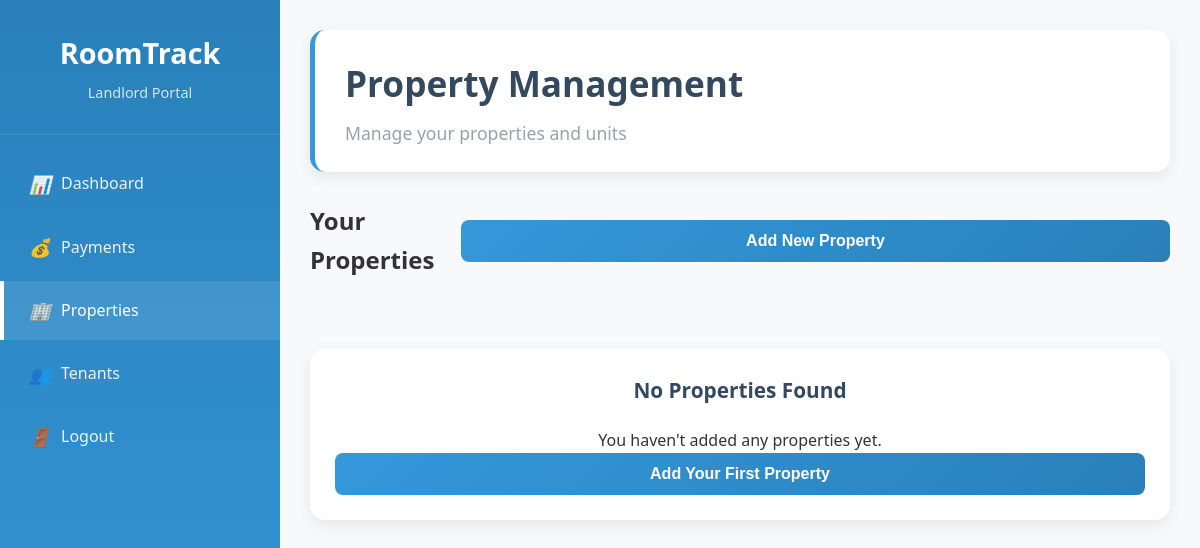
The page /landlord/properties (signed in) on the database as committed earlier.
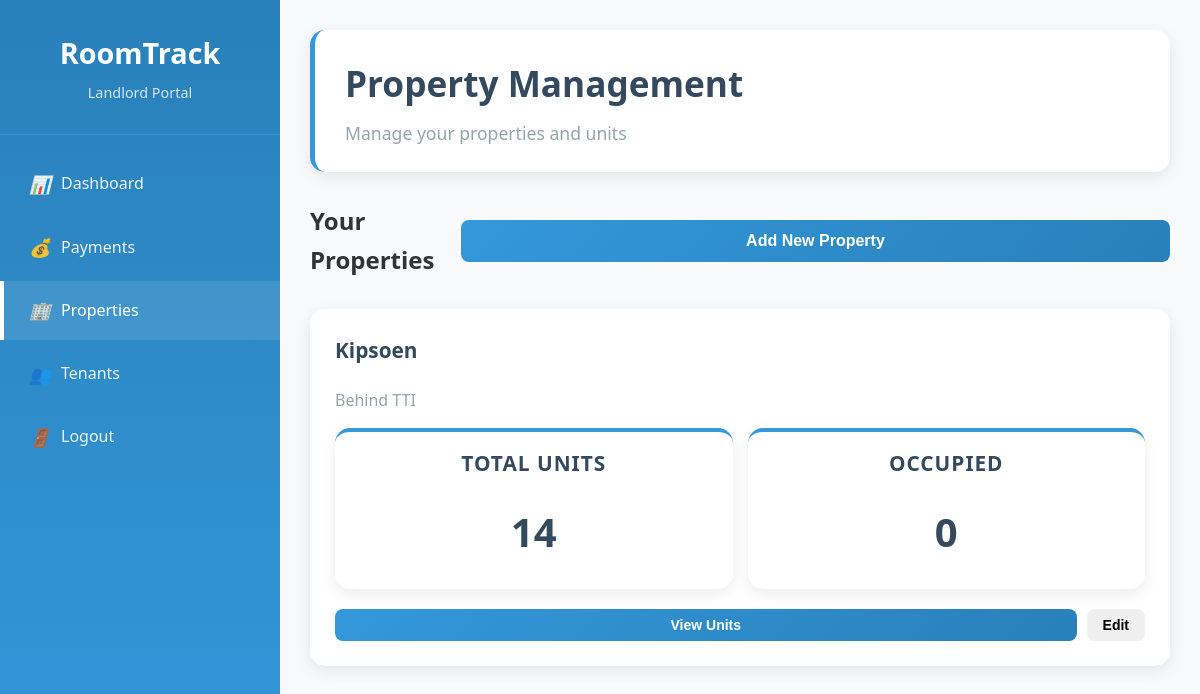
The same page on the database as committed later.
### models.py (models this page shows)
class Property(db.Model):
    id = db.Column(db.Integer, primary_key=True)
    name = db.Column(db.String(200), nullable=False)
    address = db.Column(db.Text, nullable=False)
    total_units = db.Column(db.Integer, nullable=False)
    occupied_units = db.Column(db.Integer, default=0)
    landlord_id = db.Column(db.Integer, db.ForeignKey('user.id'), nullable=False)
    created_at = db.Column(db.DateTime, default=datetime.utcnow)
    units = db.relationship('Unit', backref='property', lazy=True, cascade='all, delete-orphan')

### app.py (the view)
@app.route('/landlord/properties')
@login_required
def landlord_properties():
    if current_user.role != 'landlord':
        return redirect(url_for('index'))
    properties = Property.query.filter_by(landlord_id=current_user.id).all()
    return render_template('landlord/properties.html', properties=properties)

### app.py (called while the page is built)
@login_manager.user_loader
def load_user(user_id):
    return User.query.get(int(user_id))

### templates/landlord/properties.html (shortened to what this page needs)
<!DOCTYPE html>
<html lang="en">
<head>
    <link rel="stylesheet" href="{{ url_for('static', filename='css/style.css') }}">
</head>
<body>
    <div class="dashboard">
        <div class="sidebar">
            <div class="sidebar-header">
                <h2>RoomTrack</h2>
                <p>Landlord Portal</p>
            </div>
            <ul class="sidebar-nav">
                <li><a href="{{ url_for('landlord_dashboard') }}"><i>📊</i> Dashboard</a></li>
                <li><a href="{{ url_for('landlord_payments') }}"><i>💰</i> Payments</a></li>
                <li><a href="#" class="active"><i>🏢</i> Properties</a></li>
                <li><a href="{{ url_for('landlord_tenants') }}"><i>👥</i> Tenants</a></li>
                <li><a href="{{ url_for('logout') }}"><i>🚪</i> Logout</a></li>
            </ul>
        </div>
        <div class="main-content">
            <div class="header">
                <h1>Property Management</h1>
                <p>Manage your properties and units</p>
            </div>
            <div style="display: flex; justify-content: space-between; align-items: center; margin-bottom: 30px;">
                <h2>Your Properties</h2>
                <button class="btn btn-primary" onclick="openCreatePropertyModal()">Add New Property</button>
            </div>
            <div class="stats-grid">
                {% for property in properties %}
                <div class="card">
                    <h3>{{ property.name }}</h3>
                    <p style="color: var(--gray); margin-bottom: 15px;">{{ property.address }}</p>
                    <div style="display: grid; grid-template-columns: 1fr 1fr; gap: 15px; margin-bottom: 20px;">
                        <div class="stat-card" style="padding: 15px;">
                            <h3>Total Units</h3>
                            <div class="number">{{ property.total_units }}</div>
                        </div>
                        <div class="stat-card" style="padding: 15px;">
                            <h3>Occupied</h3>
                            <div class="number">{{ property.occupied_units }}</div>
                        </div>
                    </div>
                    <div style="display: flex; gap: 10px;">
                        <button class="btn btn-primary btn-sm">View Units</button>
                        <button class="btn btn-sm">Edit</button>
                    </div>
                </div>
                {% endfor %}
            </div>
            {% if not properties %}
            <div class="card text-center">
                <h3>No Properties Found</h3>
                <p>You haven't added any properties yet.</p>
                <button class="btn btn-primary" onclick="openCreatePropertyModal()">Add Your First Property</button>
            </div>
            {% endif %}
        </div>
    </div>
</body>
</html>

### static/css/style.css (style rules this page uses)
:root { --primary-blue: #3498db; --dark-blue: #2980b9; --light-blue: #ecf0f1; --white: #ffffff; --gray: #95a5a6; --dark-gray: #34495e; --success: #27ae60; --warning: #f39c12; --danger: #e74c3c; --light-gray: #f8f9fa; }
* { margin: 0; padding: 0; box-sizing: border-box; }
body { font-family: 'Segoe UI', Tahoma, Geneva, Verdana, sans-serif; background-color: var(--light-gray); color: #333; line-height: 1.6; }
.btn { padding: 12px 30px; border: none; border-radius: 8px; font-size: 16px; font-weight: 600; cursor: pointer; transition: all 0.3s ease; text-decoration: none; display: inline-flex; align-items: center; justify-content: center; gap: 8px; }
.btn-primary { background: linear-gradient(135deg, var(--primary-blue), var(--dark-blue)); color: var(--white); width: 100%; }
.btn-sm { padding: 8px 16px; font-size: 14px; }
.dashboard { display: flex; min-height: 100vh; }
.sidebar { width: 280px; background: linear-gradient(180deg, var(--dark-blue), var(--primary-blue)); color: var(--white); padding: 0; position: fixed; height: 100vh; overflow-y: auto; }
.sidebar-header { padding: 30px 25px; border-bottom: 1px solid rgba(255,255,255,0.1); text-align: center; }
.sidebar-header h2 { color: var(--white); margin-bottom: 5px; font-size: 1.8em; }
.sidebar-header p { color: rgba(255,255,255,0.8); font-size: 0.9em; }
.sidebar-nav { list-style: none; margin-top: 20px; }
.sidebar-nav li { margin-bottom: 5px; }
.sidebar-nav a { display: flex; align-items: center; padding: 15px 25px; color: rgba(255,255,255,0.9); text-decoration: none; transition: all 0.3s ease; border-left: 4px solid transparent; }
.sidebar-nav a:hover, .sidebar-nav a.active { background: rgba(255,255,255,0.1); color: var(--white); border-left-color: var(--white); }
.sidebar-nav i { margin-right: 12px; width: 20px; text-align: center; font-size: 1.1em; }
.main-content { flex: 1; margin-left: 280px; padding: 30px; background-color: var(--light-gray); min-height: 100vh; }
.header { background: var(--white); padding: 25px 30px; border-radius: 15px; box-shadow: 0 5px 15px rgba(0,0,0,0.08); margin-bottom: 30px; border-left: 5px solid var(--primary-blue); }
.header h1 { color: var(--dark-gray); margin-bottom: 8px; font-size: 2.2em; }
.header p { color: var(--gray); font-size: 1.1em; }
.stats-grid { display: grid; grid-template-columns: repeat(auto-fit, minmax(280px, 1fr)); gap: 25px; margin-bottom: 40px; }
.stat-card { background: var(--white); padding: 30px 25px; border-radius: 15px; box-shadow: 0 5px 15px rgba(0,0,0,0.08); text-align: center; transition: transform 0.3s ease; border-top: 4px solid var(--primary-blue); }
.stat-card h3 { color: var(--gray); font-size: 0.95em; margin-bottom: 15px; text-transform: uppercase; letter-spacing: 1px; }
.stat-card .number { font-size: 2.5em; font-weight: bold; color: var(--dark-gray); margin-bottom: 10px; }
.card { background: var(--white); padding: 25px; border-radius: 15px; box-shadow: 0 5px 15px rgba(0,0,0,0.08); margin-bottom: 25px; }
.card h3 { color: var(--dark-gray); margin-bottom: 20px; font-size: 1.3em; }

Rows that differ between the two databases and show on the page:
added Property: name "Kipsoen", address "Behind TTI", total_units "14", occupied_units "0"
Other text that changed with them:
text no longer shown: "No Properties Found You haven't added any properties yet. Add Your First Property"
